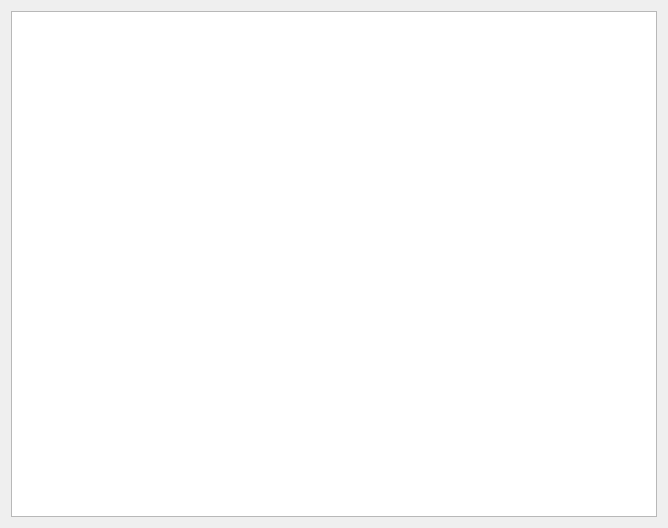
<?xml version="1.0" encoding="UTF-8"?>
<ui version="4.0">
 <class>Form</class>
 <widget class="QWidget" name="Form">
  <property name="geometry">
   <rect>
    <x>0</x>
    <y>0</y>
    <width>668</width>
    <height>528</height>
   </rect>
  </property>
  <property name="windowTitle">
   <string>Form</string>
  </property>
  <layout class="QVBoxLayout" name="verticalLayout">
   <item>
    <widget class="QTreeView" name="_block_tree">
     <property name="sortingEnabled">
      <bool>true</bool>
     </property>
    </widget>
   </item>
  </layout>
 </widget>
 <resources/>
 <connections/>
</ui>
